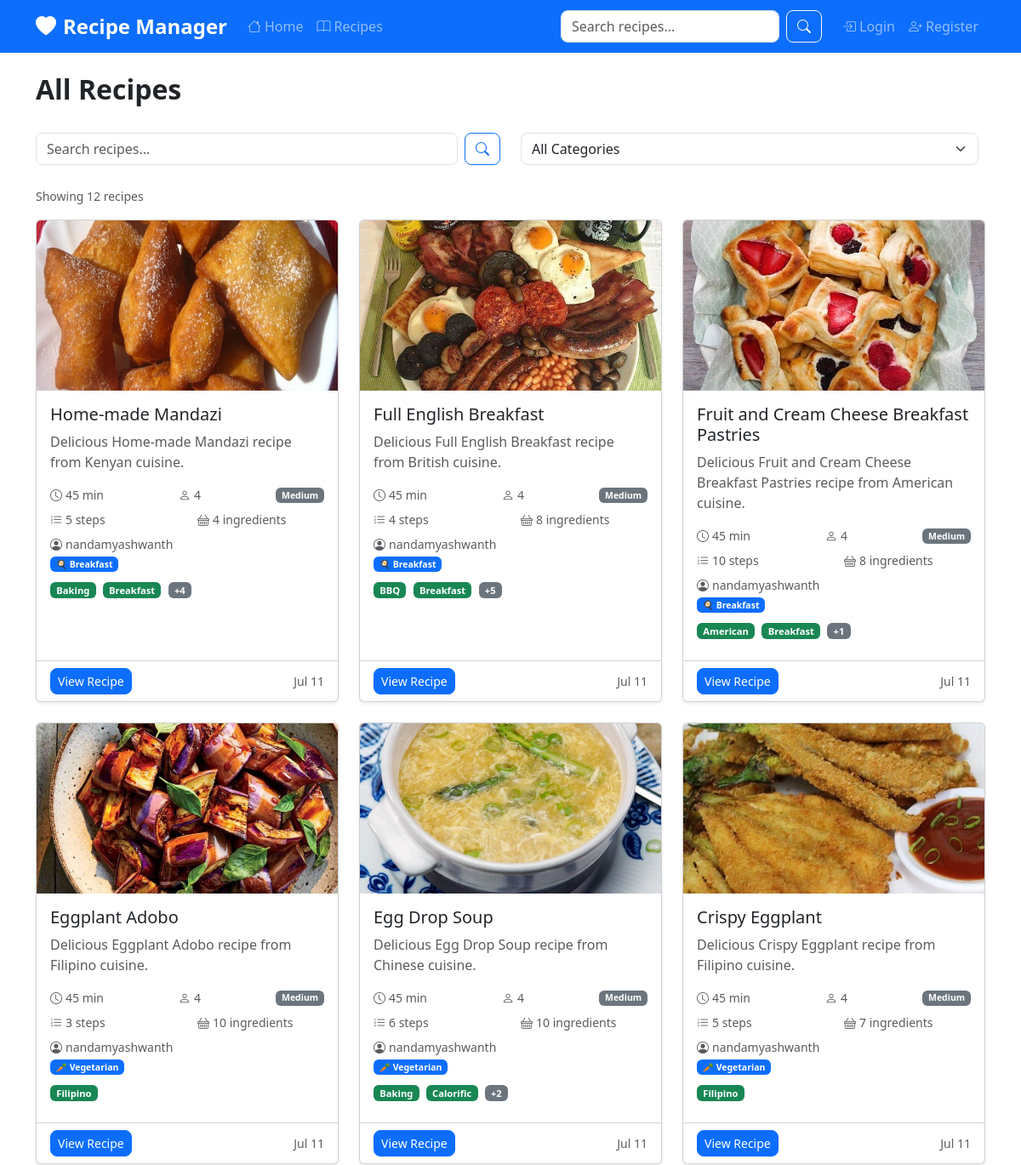
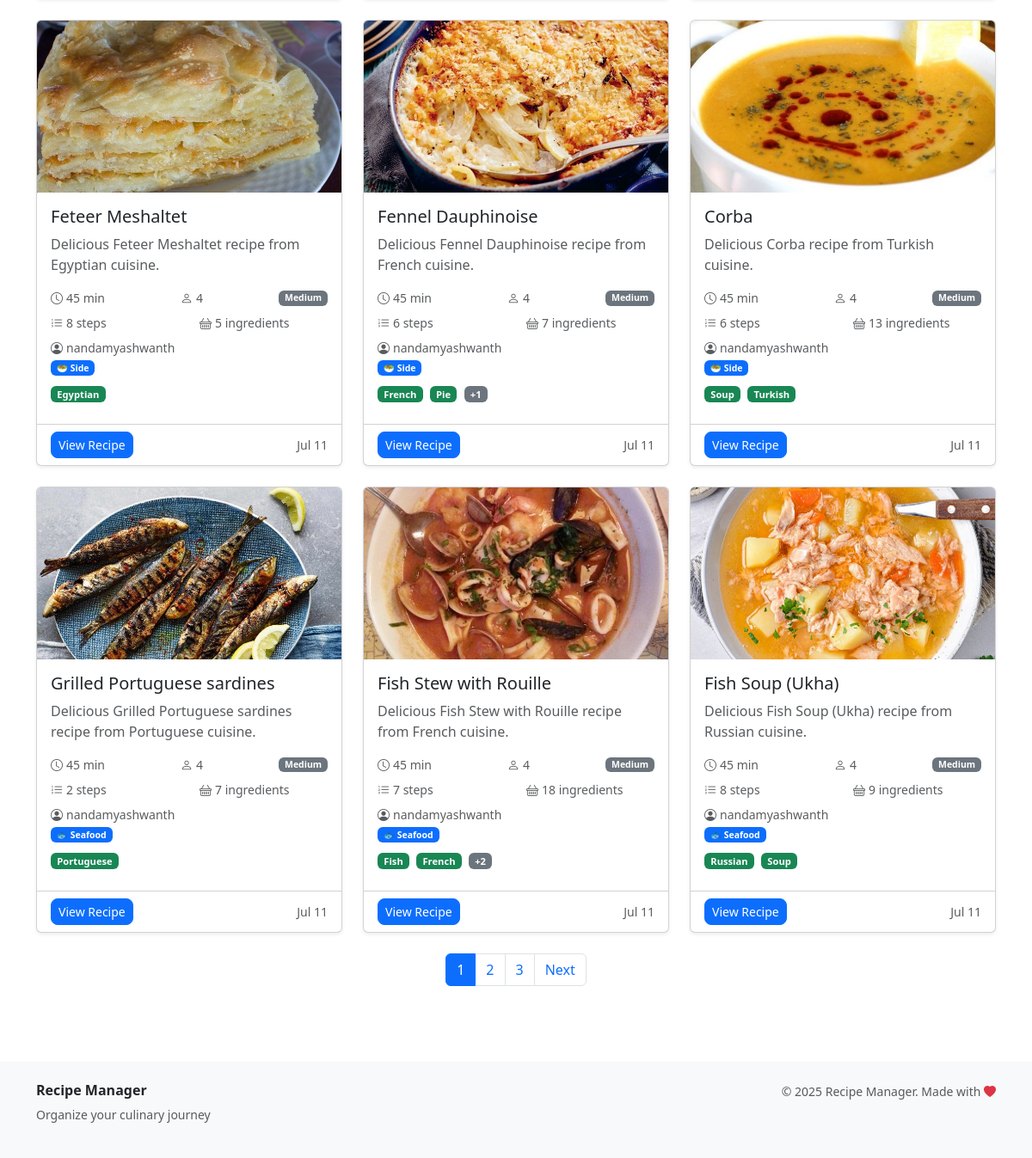
The app's page /recipes/ with its own data (2 pictures, top to bottom).
### apps/recipes/models.py (models this page shows, shortened)
class Recipe(models.Model):
    DIFFICULTY_CHOICES = [
        ('easy', 'Easy'),
        ('medium', 'Medium'),
        ('hard', 'Hard'),
    ]
    title = models.CharField(max_length=200)
    description = models.TextField()
    instructions = models.TextField()
    prep_time = models.PositiveIntegerField(help_text='Preparation time in minutes')
    cook_time = models.PositiveIntegerField(help_text='Cooking time in minutes')
    servings = models.PositiveIntegerField(default=4)
    difficulty = models.CharField(max_length=10, choices=DIFFICULTY_CHOICES, default='easy')
    author = models.ForeignKey(User, on_delete=models.CASCADE, related_name='recipes')
    category = models.ForeignKey(Category, on_delete=models.SET_NULL, null=True, blank=True)
    tags = models.ManyToManyField(Tag, blank=True)
    image = models.ImageField(upload_to='recipes/', blank=True, null=True)
    created_at = models.DateTimeField(auto_now_add=True)
    updated_at = models.DateTimeField(auto_now=True)
    is_public = models.BooleanField(default=True)
    featured = models.BooleanField(default=False)
    class Meta:
        ordering = ['-created_at']
    @property
    def total_time(self):
        return self.prep_time + self.cook_time
    @property
    def average_rating(self):
        ratings = self.ratings.all()
        if ratings:
            return sum(rating.score for rating in ratings) / len(ratings)
        return 0

class Category(models.Model):
    name = models.CharField(max_length=100, unique=True)
    description = models.TextField(blank=True)
    icon = models.CharField(max_length=50, blank=True)
    color = models.CharField(max_length=7, default='#007bff')
    class Meta:
        verbose_name_plural = 'Categories'
        ordering = ['name']

class Tag(models.Model):
    name = models.CharField(max_length=50, unique=True)
    color = models.CharField(max_length=7, default='#6c757d')
    class Meta:
        ordering = ['name']

### apps/users/models.py (models this page shows, shortened)
class User(AbstractUser):
    email = models.EmailField(unique=True)
    first_name = models.CharField(max_length=30)
    last_name = models.CharField(max_length=30)
    avatar = models.ImageField(upload_to='avatars/', blank=True, null=True)
    bio = models.TextField(max_length=500, blank=True)
    location = models.CharField(max_length=100, blank=True)
    birth_date = models.DateField(null=True, blank=True)
    dietary_preferences = models.CharField(max_length=200, blank=True)
    cooking_skill_level = models.CharField(
        max_length=20,
        choices=[
            ('beginner', 'Beginner'),
            ('intermediate', 'Intermediate'),
            ('advanced', 'Advanced'),
            ('expert', 'Expert'),
        ],
        default='beginner'
    )

### apps/recipes/views.py (the view)
# urls.py: path('', views.RecipeListView.as_view(), name='list'),
class RecipeListView(ListView):
    model = Recipe
    template_name = 'recipes/list.html'
    context_object_name = 'recipes'
    paginate_by = 12
    def get_queryset(self):
        queryset = Recipe.objects.filter(is_public=True).select_related('author', 'category').prefetch_related('tags', 'ingredients', 'steps')
        search_query = self.request.GET.get('search')
        if search_query:
            queryset = queryset.filter(
                Q(title__icontains=search_query) |
                Q(description__icontains=search_query) |
                Q(instructions__icontains=search_query)
            )
        category_id = self.request.GET.get('category')
        if category_id:
            queryset = queryset.filter(category_id=category_id)
        return queryset.order_by('-created_at')
    def get_context_data(self, **kwargs):
        context = super().get_context_data(**kwargs)
        context['categories'] = Category.objects.all()
        context['search_query'] = self.request.GET.get('search', '')
        context['selected_category'] = self.request.GET.get('category', '')
        return context

### templates/recipes/list.html (shortened to what this page needs)
{% extends 'base.html' %}
{% load static %}
{% block content %}
<div class="container">
    <div class="row">
        <div class="col-12">
            <div class="d-flex justify-content-between align-items-center mb-4">
                <h2 class="fw-bold">All Recipes</h2>
            </div>
            <div class="row mb-4">
                <div class="col-md-6">
                    <form method="GET" class="d-flex">
                        <input type="text" name="search" class="form-control me-2"
                               placeholder="Search recipes..." value="{{ search_query }}">
                        <button type="submit" class="btn btn-outline-primary">
                            <i class="bi bi-search"></i>
                        </button>
                    </form>
                </div>
                <div class="col-md-6">
                    <form method="GET" class="d-flex">
                        <select name="category" class="form-select me-2" onchange="this.form.submit()">
                            <option value="">All Categories</option>
                        </select>
                    </form>
                </div>
            </div>
            <div class="mb-3">
                <small class="text-muted">
                    {% if search_query or selected_category %}
                        Filtered results: {{ recipes|length }} recipe{{ recipes|length|pluralize }}
                    {% else %}
                        Showing {{ recipes|length }} recipe{{ recipes|length|pluralize }}
                    {% endif %}
                </small>
            </div>
            {% if recipes %}
                <div class="row g-4">
                    {% for recipe in recipes %}
                        <div class="col-md-6 col-lg-4">
                            <div class="card h-100 shadow-sm">
                                {% if recipe.image %}
                                    <img src="{{ recipe.image.url }}" class="card-img-top"
                                         alt="{{ recipe.title }}" style="height: 200px; object-fit: cover;">
                                {% else %}
                                    <div class="card-img-top bg-light d-flex align-items-center justify-content-center"
                                         style="height: 200px;">
                                        <i class="bi bi-image display-4 text-muted"></i>
                                    </div>
                                {% endif %}
                                <div class="card-body">
                                    <h5 class="card-title">{{ recipe.title }}</h5>
                                    <p class="card-text text-muted">{{ recipe.description|truncatechars:100 }}</p>
                                    <div class="d-flex justify-content-between align-items-center small text-muted mb-2">
                                        <span><i class="bi bi-clock me-1"></i>{{ recipe.total_time }} min</span>
                                        <span><i class="bi bi-person me-1"></i>{{ recipe.servings }}</span>
                                        <span class="badge bg-secondary">{{ recipe.get_difficulty_display }}</span>
                                    </div>
                                    <div class="row small text-muted mb-2">
                                        <div class="col-6">
                                            <i class="bi bi-list-ol me-1"></i>{{ recipe.steps.count }} step{{ recipe.steps.count|pluralize }}
                                        </div>
                                        <div class="col-6">
                                            <i class="bi bi-basket me-1"></i>{{ recipe.ingredients.count }} ingredient{{ recipe.ingredients.count|pluralize }}
                                        </div>
                                    </div>
                                    <div class="small text-muted mb-2">
                                        <i class="bi bi-person-circle me-1"></i>{{ recipe.author.username }}
                                        {% if recipe.category %}
                                            <br><span class="badge bg-primary mt-1">{{ recipe.category.icon }} {{ recipe.category.name }}</span>
                                        {% endif %}
                                    </div>
                                    {% if recipe.tags.exists %}
                                        <div class="mb-2">
                                            {% for tag in recipe.tags.all|slice:":2" %}
                                                <span class="badge bg-success me-1" style="font-size: 0.7rem;">{{ tag.name }}</span>
                                            {% endfor %}
                                            {% if recipe.tags.count > 2 %}
                                                <span class="badge bg-secondary" style="font-size: 0.7rem;">+{{ recipe.tags.count|add:"-2" }}</span>
                                            {% endif %}
                                        </div>
                                    {% endif %}
                                </div>
                                <div class="card-footer bg-transparent">
                                    <div class="d-flex justify-content-between align-items-center">
                                        <a href="{% url 'recipes:detail' recipe.pk %}" class="btn btn-primary btn-sm">
                                            View Recipe
                                        </a>
                                        <small class="text-muted">{{ recipe.created_at|date:"M d" }}</small>
                                    </div>
                                </div>
                            </div>
                        </div>
                    {% endfor %}
                </div>
                {% if is_paginated %}
                    <nav aria-label="Recipe pagination" class="mt-4">
                        <ul class="pagination justify-content-center">
                            {% for num in page_obj.paginator.page_range %}
                                {% if page_obj.number == num %}
                                    <li class="page-item active">
                                        <span class="page-link">{{ num }}</span>
                                    </li>
                                {% elif num > page_obj.number|add:'-3' and num < page_obj.number|add:'3' %}
                                    <li class="page-item">
                                        <a class="page-link" href="?page={{ num }}{% if search_query %}&search={{ search_query }}{% endif %}{% if selected_category %}&category={{ selected_category }}{% endif %}">{{ num }}</a>
                                    </li>
                                {% endif %}
                            {% endfor %}
                            {% if page_obj.has_next %}
                                <li class="page-item">
                                    <a class="page-link" href="?page={{ page_obj.next_page_number }}{% if search_query %}&search={{ search_query }}{% endif %}{% if selected_category %}&category={{ selected_category }}{% endif %}">Next</a>
                                </li>
                            {% endif %}
                        </ul>
                    </nav>
                {% endif %}
            {% endif %}
        </div>
    </div>
</div>
{% endblock %}

### static/css/style.css (style rules this page uses)
body { font-family: 'Segoe UI', Tahoma, Geneva, Verdana, sans-serif; }
.card { transition: transform 0.2s ease-in-out; }
.btn { border-radius: 8px; }
.form-control, .form-select { border-radius: 8px; }

### records on screen
Recipe: image (picture), title "Home-made Mandazi", description "Delicious Home-made Mandazi recipe from Kenyan cuisine.", total_time "45", servings "4", difficulty "Medium", steps.count "5", ingredients.count "4", author.username "nandamyashwanth", category.icon "🍳", category.name "Breakfast", tags.count|add "4", created_at "Jul 11"
Tag: name "Baking"
Tag: name "Breakfast"
Recipe: image (picture), title "Full English Breakfast", description "Delicious Full English Breakfast recipe from British cuisine.", total_time "45", servings "4", difficulty "Medium", steps.count "4", ingredients.count "8", author.username "nandamyashwanth", category.icon "🍳", category.name "Breakfast", tags.count|add "5", created_at "Jul 11"
Tag: name "BBQ"
Recipe: image (picture), title "Fruit and Cream Cheese Breakfast Pastries", description "Delicious Fruit and Cream Cheese Breakfast Pastries recipe from American cuisine.", total_time "45", servings "4", difficulty "Medium", steps.count "10", ingredients.count "8", author.username "nandamyashwanth", category.icon "🍳", category.name "Breakfast", tags.count|add "1", created_at "Jul 11"
Tag: name "American"
Recipe: image (picture), title "Eggplant Adobo", description "Delicious Eggplant Adobo recipe from Filipino cuisine.", total_time "45", servings "4", difficulty "Medium", steps.count "3", ingredients.count "10", author.username "nandamyashwanth", category.icon "🥕", category.name "Vegetarian", created_at "Jul 11"
Tag: name "Filipino"
Recipe: image (picture), title "Egg Drop Soup", description "Delicious Egg Drop Soup recipe from Chinese cuisine.", total_time "45", servings "4", difficulty "Medium", steps.count "6", ingredients.count "10", author.username "nandamyashwanth", category.icon "🥕", category.name "Vegetarian", tags.count|add "2", created_at "Jul 11"
Tag: name "Calorific"
Recipe: image (picture), title "Crispy Eggplant", description "Delicious Crispy Eggplant recipe from Filipino cuisine.", total_time "45", servings "4", difficulty "Medium", steps.count "5", ingredients.count "7", author.username "nandamyashwanth", category.icon "🥕", category.name "Vegetarian", created_at "Jul 11"
Recipe: image (picture), title "Feteer Meshaltet", description "Delicious Feteer Meshaltet recipe from Egyptian cuisine.", total_time "45", servings "4", difficulty "Medium", steps.count "8", ingredients.count "5", author.username "nandamyashwanth", category.icon "🥗", category.name "Side", created_at "Jul 11"
Tag: name "Egyptian"
Recipe: image (picture), title "Fennel Dauphinoise", description "Delicious Fennel Dauphinoise recipe from French cuisine.", total_time "45", servings "4", difficulty "Medium", steps.count "6", ingredients.count "7", author.username "nandamyashwanth", category.icon "🥗", category.name "Side", tags.count|add "1", created_at "Jul 11"
Tag: name "French"
Tag: name "Pie"
Recipe: image (picture), title "Corba", description "Delicious Corba recipe from Turkish cuisine.", total_time "45", servings "4", difficulty "Medium", steps.count "6", ingredients.count "13", author.username "nandamyashwanth", category.icon "🥗", category.name "Side", created_at "Jul 11"
Tag: name "Soup"
Tag: name "Turkish"
Recipe: image (picture), title "Grilled Portuguese sardines", description "Delicious Grilled Portuguese sardines recipe from Portuguese cuisine.", total_time "45", servings "4", difficulty "Medium", steps.count "2", ingredients.count "7", author.username "nandamyashwanth", category.icon "🐟", category.name "Seafood", created_at "Jul 11"
Tag: name "Portuguese"
Recipe: image (picture), title "Fish Stew with Rouille", description "Delicious Fish Stew with Rouille recipe from French cuisine.", total_time "45", servings "4", difficulty "Medium", steps.count "7", ingredients.count "18", author.username "nandamyashwanth", category.icon "🐟", category.name "Seafood", tags.count|add "2", created_at "Jul 11"
Tag: name "Fish"
Recipe: image (picture), title "Fish Soup (Ukha)", description "Delicious Fish Soup (Ukha) recipe from Russian cuisine.", total_time "45", servings "4", difficulty "Medium", steps.count "8", ingredients.count "9", author.username "nandamyashwanth", category.icon "🐟", category.name "Seafood", created_at "Jul 11"
Tag: name "Russian"

### other values on screen
{{ recipes|length }} "12"
{{ num }} "1"
{{ num }} "2" "3"
